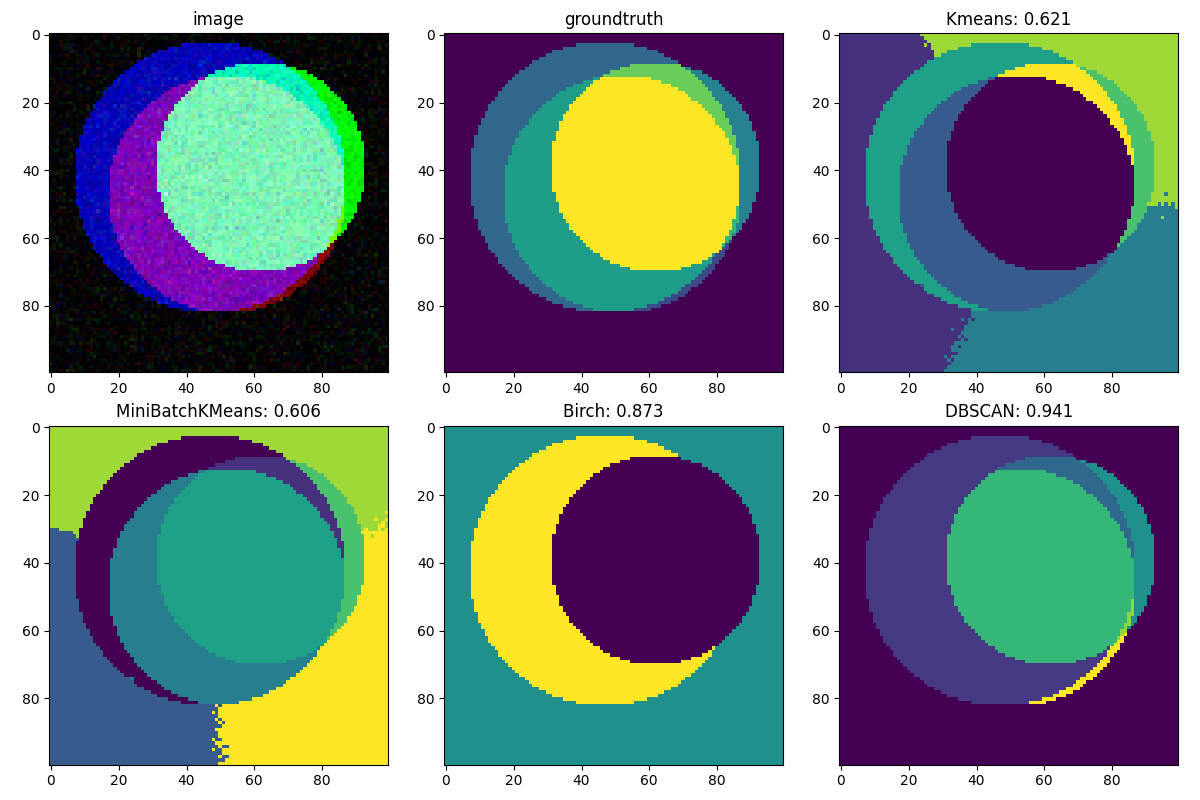

Recreate this plot in Python.
import random
import numpy as np
import matplotlib.pyplot as plt
from skimage.draw import disk
from skimage.measure import label
from sklearn.metrics import adjusted_rand_score
from sklearn.cluster import KMeans, MiniBatchKMeans, Birch, DBSCAN

fig, ax = plt.subplots(2, 3, figsize=(12,8))

# Zadanie 1
image = np.zeros((100,100,3)).astype('int')
groundtruth = np.zeros((100,100))

for i in range(3):
    rad1 = random.randint(10,40)
    cnt1 = (random.randint(rad1, 100-rad1), random.randint(rad1, 100-rad1))

    rr, cc = disk(cnt1, rad1, shape=groundtruth.shape)
    canal = random.randint(0,2)
    val = random.randint(100,255)
    image[rr,cc, canal] += val
    groundtruth[rr,cc] += val
    
    x, y = random.randint(0,100), random.randint(0,100)


label(groundtruth)
k = np.random.normal(0, 16, size=(100,100,3)).astype('int')

new_img = image + k
np.clip(new_img, 0, 255)

ax[0,0].imshow(new_img)
ax[0,0].set_title('image')
ax[0,1].imshow(groundtruth)
ax[0,1].set_title('groundtruth')

# ZADANIE 2

def normalize(array):
    ark = (array - np.mean(array))
    arr = (ark/np.std(ark))
    return arr

X = np.reshape(new_img, (100*100,3))
xx, yy = np.meshgrid(np.arange(100), np.arange(100))

xx = xx.flatten()
yy = yy.flatten()

xx = np.expand_dims(xx, axis=1)
yy = np.expand_dims(yy, axis=1)

r = np.concatenate((X, xx, yy), axis=1)
X = normalize(r)

y = np.reshape(groundtruth, (100*100))

print(np.shape(X), np.shape(y))
print(X[0], y[0])


# ZADANIE 3

km = KMeans()
mbkm = MiniBatchKMeans()
bir = Birch()
dbscan = DBSCAN()

km_fit = km.fit_predict(X)
mbkm_fit = mbkm.fit_predict(X)
bir_fit = bir.fit_predict(X)
dbscan_fit = dbscan.fit_predict(X)

ax[0,2].imshow(np.reshape(km_fit, (100,100)))
ax[0,2].set_title('Kmeans: %.3f' % (adjusted_rand_score(km_fit, y)))
ax[1,0].imshow(np.reshape(mbkm_fit, (100,100)))
ax[1,0].set_title('MiniBatchKMeans: %.3f' % (adjusted_rand_score(mbkm_fit, y)))
ax[1,1].imshow(np.reshape(bir_fit, (100,100)))
ax[1,1].set_title('Birch: %.3f' % (adjusted_rand_score(bir_fit, y)))
ax[1,2].imshow(np.reshape(dbscan_fit, (100,100)))
ax[1,2].set_title('DBSCAN: %.3f' % (adjusted_rand_score(dbscan_fit, y)))

plt.tight_layout()
plt.savefig('Lab11/lab11.png')
